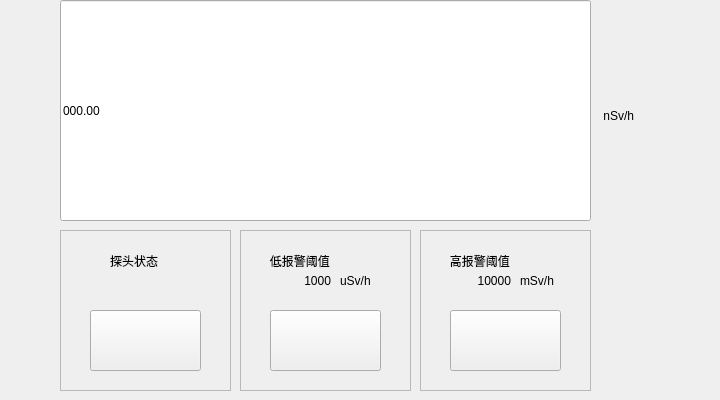
    <widget class="QWidget" name="jll">
     <attribute name="title">
      <string>剂量率</string>
     </attribute>
     <widget class="QLabel" name="label_6">
      <property name="geometry">
       <rect>
        <x>600</x>
        <y>10</y>
        <width>111</width>
        <height>211</height>
       </rect>
      </property>
      <property name="styleSheet">
       <string notr="true">font: 75 24pt &quot;TakaoPGothic&quot;;
</string>
      </property>
      <property name="text">
       <string> nSv/h</string>
      </property>
     </widget>
     <widget class="QLineEdit" name="lineEdit_jll">
      <property name="geometry">
       <rect>
        <x>60</x>
        <y>0</y>
        <width>531</width>
        <height>221</height>
       </rect>
      </property>
      <property name="layoutDirection">
       <enum>Qt::RightToLeft</enum>
      </property>
      <property name="styleSheet">
       <string notr="true">font: 75 125pt &quot;AR PL UKai CN&quot;;</string>
      </property>
      <property name="inputMask">
       <string/>
      </property>
      <property name="text">
       <string>000.00</string>
      </property>
      <property name="frame">
       <bool>true</bool>
      </property>
      <property name="alignment">
       <set>Qt::AlignLeading|Qt::AlignLeft|Qt::AlignVCenter</set>
      </property>
      <property name="dragEnabled">
       <bool>false</bool>
      </property>
      <property name="readOnly">
       <bool>true</bool>
      </property>
      <property name="clearButtonEnabled">
       <bool>false</bool>
      </property>
     </widget>
     <widget class="QLabel" name="label_7">
      <property name="geometry">
       <rect>
        <x>60</x>
        <y>230</y>
        <width>171</width>
        <height>161</height>
       </rect>
      </property>
      <property name="mouseTracking">
       <bool>false</bool>
      </property>
      <property name="acceptDrops">
       <bool>false</bool>
      </property>
      <property name="layoutDirection">
       <enum>Qt::LeftToRight</enum>
      </property>
      <property name="autoFillBackground">
       <bool>false</bool>
      </property>
      <property name="inputMethodHints">
       <set>Qt::ImhNone</set>
      </property>
      <property name="frameShape">
       <enum>QFrame::StyledPanel</enum>
      </property>
      <property name="text">
       <string/>
      </property>
      <property name="textFormat">
       <enum>Qt::AutoText</enum>
      </property>
      <property name="scaledContents">
       <bool>false</bool>
      </property>
      <property name="openExternalLinks">
       <bool>false</bool>
      </property>
      <property name="textInteractionFlags">
       <set>Qt::LinksAccessibleByKeyboard|Qt::LinksAccessibleByMouse|Qt::TextBrowserInteraction|Qt::TextEditable|Qt::TextEditorInteraction|Qt::TextSelectableByKeyboard|Qt::TextSelectableByMouse</set>
      </property>
     </widget>
     <widget class="QLabel" name="label_8">
      <property name="geometry">
       <rect>
        <x>240</x>
        <y>230</y>
        <width>171</width>
        <height>161</height>
       </rect>
      </property>
      <property name="mouseTracking">
       <bool>false</bool>
      </property>
      <property name="acceptDrops">
       <bool>false</bool>
      </property>
      <property name="layoutDirection">
       <enum>Qt::LeftToRight</enum>
      </property>
      <property name="autoFillBackground">
       <bool>false</bool>
      </property>
      <property name="inputMethodHints">
       <set>Qt::ImhNone</set>
      </property>
      <property name="frameShape">
       <enum>QFrame::StyledPanel</enum>
      </property>
      <property name="text">
       <string/>
      </property>
      <property name="textFormat">
       <enum>Qt::AutoText</enum>
      </property>
      <property name="scaledContents">
       <bool>false</bool>
      </property>
      <property name="openExternalLinks">
       <bool>false</bool>
      </property>
      <property name="textInteractionFlags">
       <set>Qt::LinksAccessibleByKeyboard|Qt::LinksAccessibleByMouse|Qt::TextBrowserInteraction|Qt::TextEditable|Qt::TextEditorInteraction|Qt::TextSelectableByKeyboard|Qt::TextSelectableByMouse</set>
      </property>
     </widget>
     <widget class="QLabel" name="label_9">
      <property name="geometry">
       <rect>
        <x>420</x>
        <y>230</y>
        <width>171</width>
        <height>161</height>
       </rect>
      </property>
      <property name="mouseTracking">
       <bool>false</bool>
      </property>
      <property name="acceptDrops">
       <bool>false</bool>
      </property>
      <property name="layoutDirection">
       <enum>Qt::LeftToRight</enum>
      </property>
      <property name="autoFillBackground">
       <bool>false</bool>
      </property>
      <property name="inputMethodHints">
       <set>Qt::ImhNone</set>
      </property>
      <property name="frameShape">
       <enum>QFrame::StyledPanel</enum>
      </property>
      <property name="text">
       <string/>
      </property>
      <property name="textFormat">
       <enum>Qt::AutoText</enum>
      </property>
      <property name="scaledContents">
       <bool>false</bool>
      </property>
      <property name="openExternalLinks">
       <bool>false</bool>
      </property>
      <property name="textInteractionFlags">
       <set>Qt::LinksAccessibleByKeyboard|Qt::LinksAccessibleByMouse|Qt::TextBrowserInteraction|Qt::TextEditable|Qt::TextEditorInteraction|Qt::TextSelectableByKeyboard|Qt::TextSelectableByMouse</set>
      </property>
     </widget>
     <widget class="QLabel" name="label_10">
      <property name="geometry">
       <rect>
        <x>110</x>
        <y>250</y>
        <width>71</width>
        <height>21</height>
       </rect>
      </property>
      <property name="text">
       <string>探头状态</string>
      </property>
     </widget>
     <widget class="QLabel" name="label_11">
      <property name="geometry">
       <rect>
        <x>260</x>
        <y>250</y>
        <width>121</width>
        <height>21</height>
       </rect>
      </property>
      <property name="text">
       <string>   低报警阈值</string>
      </property>
     </widget>
     <widget class="QLabel" name="label_12">
      <property name="geometry">
       <rect>
        <x>440</x>
        <y>250</y>
        <width>111</width>
        <height>21</height>
       </rect>
      </property>
      <property name="text">
       <string>   高报警阈值</string>
      </property>
     </widget>
     <widget class="QLabel" name="low_warn">
      <property name="geometry">
       <rect>
        <x>250</x>
        <y>270</y>
        <width>81</width>
        <height>21</height>
       </rect>
      </property>
      <property name="text">
       <string>1000</string>
      </property>
      <property name="alignment">
       <set>Qt::AlignRight|Qt::AlignTrailing|Qt::AlignVCenter</set>
      </property>
     </widget>
     <widget class="QLabel" name="hight_warn">
      <property name="geometry">
       <rect>
        <x>430</x>
        <y>270</y>
        <width>81</width>
        <height>21</height>
       </rect>
      </property>
      <property name="text">
       <string>10000</string>
      </property>
      <property name="textFormat">
       <enum>Qt::AutoText</enum>
      </property>
      <property name="alignment">
       <set>Qt::AlignRight|Qt::AlignTrailing|Qt::AlignVCenter</set>
      </property>
     </widget>
     <widget class="QPushButton" name="Button_Tt">
      <property name="geometry">
       <rect>
        <x>90</x>
        <y>310</y>
        <width>111</width>
        <height>61</height>
       </rect>
      </property>
      <property name="mouseTracking">
       <bool>false</bool>
      </property>
      <property name="acceptDrops">
       <bool>false</bool>
      </property>
      <property name="styleSheet">
       <string notr="true"/>
      </property>
      <property name="inputMethodHints">
       <set>Qt::ImhNone</set>
      </property>
      <property name="text">
       <string/>
      </property>
      <property name="checkable">
       <bool>false</bool>
      </property>
      <property name="autoRepeat">
       <bool>false</bool>
      </property>
      <property name="autoExclusive">
       <bool>false</bool>
      </property>
      <property name="autoRepeatDelay">
       <number>300</number>
      </property>
      <property name="autoRepeatInterval">
       <number>200</number>
      </property>
      <property name="autoDefault">
       <bool>false</bool>
      </property>
      <property name="default">
       <bool>false</bool>
      </property>
      <property name="flat">
       <bool>false</bool>
      </property>
     </widget>
     <widget class="QPushButton" name="Button_Db">
      <property name="geometry">
       <rect>
        <x>270</x>
        <y>310</y>
        <width>111</width>
        <height>61</height>
       </rect>
      </property>
      <property name="mouseTracking">
       <bool>false</bool>
      </property>
      <property name="acceptDrops">
       <bool>false</bool>
      </property>
      <property name="styleSheet">
       <string notr="true"/>
      </property>
      <property name="inputMethodHints">
       <set>Qt::ImhNone</set>
      </property>
      <property name="text">
       <string/>
      </property>
      <property name="checkable">
       <bool>false</bool>
      </property>
      <property name="autoRepeat">
       <bool>false</bool>
      </property>
      <property name="autoExclusive">
       <bool>false</bool>
      </property>
      <property name="autoRepeatDelay">
       <number>300</number>
      </property>
      <property name="autoRepeatInterval">
       <number>200</number>
      </property>
      <property name="autoDefault">
       <bool>false</bool>
      </property>
      <property name="default">
       <bool>false</bool>
      </property>
      <property name="flat">
       <bool>false</bool>
      </property>
     </widget>
     <widget class="QPushButton" name="Button_Gb">
      <property name="geometry">
       <rect>
        <x>450</x>
        <y>310</y>
        <width>111</width>
        <height>61</height>
       </rect>
      </property>
      <property name="mouseTracking">
       <bool>false</bool>
      </property>
      <property name="acceptDrops">
       <bool>false</bool>
      </property>
      <property name="styleSheet">
       <string notr="true"/>
      </property>
      <property name="inputMethodHints">
       <set>Qt::ImhNone</set>
      </property>
      <property name="text">
       <string/>
      </property>
      <property name="checkable">
       <bool>false</bool>
      </property>
      <property name="autoRepeat">
       <bool>false</bool>
      </property>
      <property name="autoExclusive">
       <bool>false</bool>
      </property>
      <property name="autoRepeatDelay">
       <number>300</number>
      </property>
      <property name="autoRepeatInterval">
       <number>200</number>
      </property>
      <property name="autoDefault">
       <bool>false</bool>
      </property>
      <property name="default">
       <bool>false</bool>
      </property>
      <property name="flat">
       <bool>false</bool>
      </property>
     </widget>
     <widget class="QLabel" name="low_warn_2">
      <property name="geometry">
       <rect>
        <x>340</x>
        <y>270</y>
        <width>51</width>
        <height>21</height>
       </rect>
      </property>
      <property name="text">
       <string>uSv/h</string>
      </property>
     </widget>
     <widget class="QLabel" name="hight_warn_2">
      <property name="geometry">
       <rect>
        <x>520</x>
        <y>270</y>
        <width>51</width>
        <height>21</height>
       </rect>
      </property>
      <property name="text">
       <string>mSv/h</string>
      </property>
     </widget>
    </widget>
